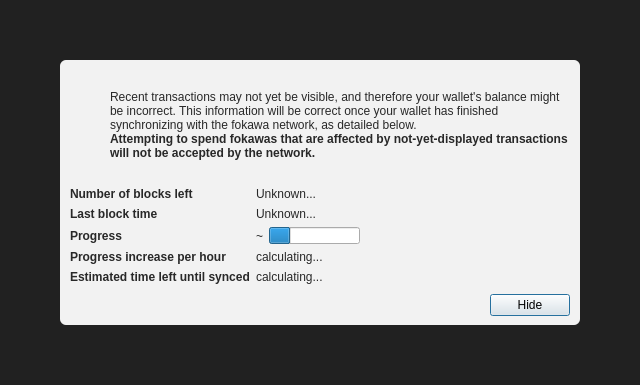
<?xml version="1.0" encoding="UTF-8"?>
<ui version="4.0">
 <class>ModalOverlay</class>
 <widget class="ModalOverlay" name="ModalOverlay">
  <property name="geometry">
   <rect>
    <x>0</x>
    <y>0</y>
    <width>640</width>
    <height>385</height>
   </rect>
  </property>
  <property name="windowTitle">
   <string>Form</string>
  </property>
  <layout class="QVBoxLayout" name="verticalLayout" stretch="0">
   <property name="sizeConstraint">
    <enum>QLayout::SetDefaultConstraint</enum>
   </property>
   <property name="leftMargin">
    <number>0</number>
   </property>
   <property name="topMargin">
    <number>0</number>
   </property>
   <property name="rightMargin">
    <number>0</number>
   </property>
   <property name="bottomMargin">
    <number>0</number>
   </property>
   <item>
    <widget class="QWidget" name="bgWidget" native="true">
     <property name="styleSheet">
      <string notr="true">#bgWidget { background: rgba(0,0,0,220); }</string>
     </property>
     <layout class="QVBoxLayout" name="verticalLayoutMain" stretch="1">
      <property name="leftMargin">
       <number>60</number>
      </property>
      <property name="topMargin">
       <number>60</number>
      </property>
      <property name="rightMargin">
       <number>60</number>
      </property>
      <property name="bottomMargin">
       <number>60</number>
      </property>
      <item>
       <widget class="QWidget" name="contentWidget" native="true">
        <property name="styleSheet">
         <string notr="true">#contentWidget { background: rgba(255,255,255,240); border-radius: 6px; }

QLabel { color: rgb(40,40,40);  }</string>
        </property>
        <layout class="QVBoxLayout" name="verticalLayoutSub" stretch="1,0,0,0">
         <property name="spacing">
          <number>0</number>
         </property>
         <property name="leftMargin">
          <number>10</number>
         </property>
         <property name="topMargin">
          <number>10</number>
         </property>
         <property name="rightMargin">
          <number>10</number>
         </property>
         <property name="bottomMargin">
          <number>10</number>
         </property>
         <item>
          <layout class="QHBoxLayout" name="horizontalLayoutIconText" stretch="0,1">
           <property name="topMargin">
            <number>20</number>
           </property>
           <item>
            <layout class="QVBoxLayout" name="verticalLayoutIcon">
             <property name="leftMargin">
              <number>0</number>
             </property>
             <item>
              <widget class="QPushButton" name="warningIcon">
               <property name="enabled">
                <bool>false</bool>
               </property>
               <property name="text">
                <string/>
               </property>
               <property name="icon">
                <iconset>
                 <normaloff>:/icons/warning</normaloff>
                 <disabledoff>:/icons/warning</disabledoff>:/icons/warning</iconset>
               </property>
               <property name="iconSize">
                <size>
                 <width>48</width>
                 <height>48</height>
                </size>
               </property>
               <property name="flat">
                <bool>true</bool>
               </property>
              </widget>
             </item>
             <item>
              <spacer name="verticalSpacerWarningIcon">
               <property name="orientation">
                <enum>Qt::Vertical</enum>
               </property>
               <property name="sizeHint" stdset="0">
                <size>
                 <width>20</width>
                 <height>40</height>
                </size>
               </property>
              </spacer>
             </item>
            </layout>
           </item>
           <item>
            <layout class="QVBoxLayout" name="verticalLayoutInfoText">
             <property name="leftMargin">
              <number>0</number>
             </property>
             <property name="topMargin">
              <number>0</number>
             </property>
             <item>
              <widget class="QLabel" name="infoText">
               <property name="text">
                <string>Recent transactions may not yet be visible, and therefore your wallet's balance might be incorrect. This information will be correct once your wallet has finished synchronizing with the fokawa network, as detailed below.</string>
               </property>
               <property name="textFormat">
                <enum>Qt::RichText</enum>
               </property>
               <property name="wordWrap">
                <bool>true</bool>
               </property>
              </widget>
             </item>
             <item>
              <widget class="QLabel" name="infoTextStrong">
               <property name="font">
                <font>
                 <weight>75</weight>
                 <bold>true</bold>
                </font>
               </property>
               <property name="text">
                <string>Attempting to spend fokawas that are affected by not-yet-displayed transactions will not be accepted by the network.</string>
               </property>
               <property name="textFormat">
                <enum>Qt::RichText</enum>
               </property>
               <property name="wordWrap">
                <bool>true</bool>
               </property>
              </widget>
             </item>
             <item>
              <spacer name="verticalSpacerInTextSpace">
               <property name="orientation">
                <enum>Qt::Vertical</enum>
               </property>
               <property name="sizeHint" stdset="0">
                <size>
                 <width>20</width>
                 <height>40</height>
                </size>
               </property>
              </spacer>
             </item>
            </layout>
           </item>
          </layout>
         </item>
         <item>
          <spacer name="verticalSpacerAfterText">
           <property name="orientation">
            <enum>Qt::Vertical</enum>
           </property>
           <property name="sizeHint" stdset="0">
            <size>
             <width>20</width>
             <height>40</height>
            </size>
           </property>
          </spacer>
         </item>
         <item>
          <layout class="QFormLayout" name="formLayout">
           <property name="fieldGrowthPolicy">
            <enum>QFormLayout::FieldsStayAtSizeHint</enum>
           </property>
           <property name="horizontalSpacing">
            <number>6</number>
           </property>
           <property name="verticalSpacing">
            <number>6</number>
           </property>
           <property name="topMargin">
            <number>10</number>
           </property>
           <item row="0" column="0">
            <widget class="QLabel" name="labelNumberOfBlocksLeft">
             <property name="font">
              <font>
               <weight>75</weight>
               <bold>true</bold>
              </font>
             </property>
             <property name="text">
              <string>Number of blocks left</string>
             </property>
            </widget>
           </item>
           <item row="0" column="1">
            <widget class="QLabel" name="numberOfBlocksLeft">
             <property name="text">
              <string>Unknown...</string>
             </property>
            </widget>
           </item>
           <item row="1" column="0">
            <widget class="QLabel" name="labelLastBlockTime">
             <property name="font">
              <font>
               <weight>75</weight>
               <bold>true</bold>
              </font>
             </property>
             <property name="text">
              <string>Last block time</string>
             </property>
            </widget>
           </item>
           <item row="1" column="1">
            <widget class="QLabel" name="newestBlockDate">
             <property name="sizePolicy">
              <sizepolicy hsizetype="Maximum" vsizetype="Preferred">
               <horstretch>0</horstretch>
               <verstretch>0</verstretch>
              </sizepolicy>
             </property>
             <property name="text">
              <string>Unknown...</string>
             </property>
            </widget>
           </item>
           <item row="2" column="0">
            <widget class="QLabel" name="labelSyncDone">
             <property name="font">
              <font>
               <weight>75</weight>
               <bold>true</bold>
              </font>
             </property>
             <property name="text">
              <string>Progress</string>
             </property>
            </widget>
           </item>
           <item row="2" column="1">
            <layout class="QHBoxLayout" name="horizontalLayoutSync" stretch="0,1">
             <item>
              <widget class="QLabel" name="percentageProgress">
               <property name="text">
                <string notr="true">~</string>
               </property>
              </widget>
             </item>
             <item>
              <widget class="QProgressBar" name="progressBar">
               <property name="value">
                <number>24</number>
               </property>
               <property name="format">
                <string/>
               </property>
              </widget>
             </item>
            </layout>
           </item>
           <item row="4" column="0">
            <widget class="QLabel" name="labelProgressIncrease">
             <property name="font">
              <font>
               <weight>75</weight>
               <bold>true</bold>
              </font>
             </property>
             <property name="text">
              <string>Progress increase per hour</string>
             </property>
            </widget>
           </item>
           <item row="4" column="1">
            <widget class="QLabel" name="progressIncreasePerH">
             <property name="text">
              <string>calculating...</string>
             </property>
            </widget>
           </item>
           <item row="5" column="0">
            <widget class="QLabel" name="labelEstimatedTimeLeft">
             <property name="font">
              <font>
               <weight>75</weight>
               <bold>true</bold>
              </font>
             </property>
             <property name="text">
              <string>Estimated time left until synced</string>
             </property>
            </widget>
           </item>
           <item row="5" column="1">
            <widget class="QLabel" name="expectedTimeLeft">
             <property name="text">
              <string>calculating...</string>
             </property>
            </widget>
           </item>
          </layout>
         </item>
         <item>
          <layout class="QHBoxLayout" name="horizontalLayoutButtons">
           <property name="leftMargin">
            <number>10</number>
           </property>
           <property name="topMargin">
            <number>10</number>
           </property>
           <item>
            <spacer name="horizontalSpacer">
             <property name="orientation">
              <enum>Qt::Horizontal</enum>
             </property>
             <property name="sizeHint" stdset="0">
              <size>
               <width>40</width>
               <height>20</height>
              </size>
             </property>
            </spacer>
           </item>
           <item>
            <widget class="QPushButton" name="closeButton">
             <property name="text">
              <string>Hide</string>
             </property>
             <property name="focusPolicy">
              <enum>Qt::StrongFocus</enum>
             </property>
             <property name="default">
              <bool>true</bool>
             </property>
            </widget>
           </item>
          </layout>
         </item>
        </layout>
       </widget>
      </item>
     </layout>
    </widget>
   </item>
  </layout>
 </widget>
 <customwidgets>
  <customwidget>
   <class>ModalOverlay</class>
   <extends>QWidget</extends>
   <header>qt/modaloverlay.h</header>
   <container>1</container>
  </customwidget>
 </customwidgets>
 <resources/>
 <connections/>
</ui>
